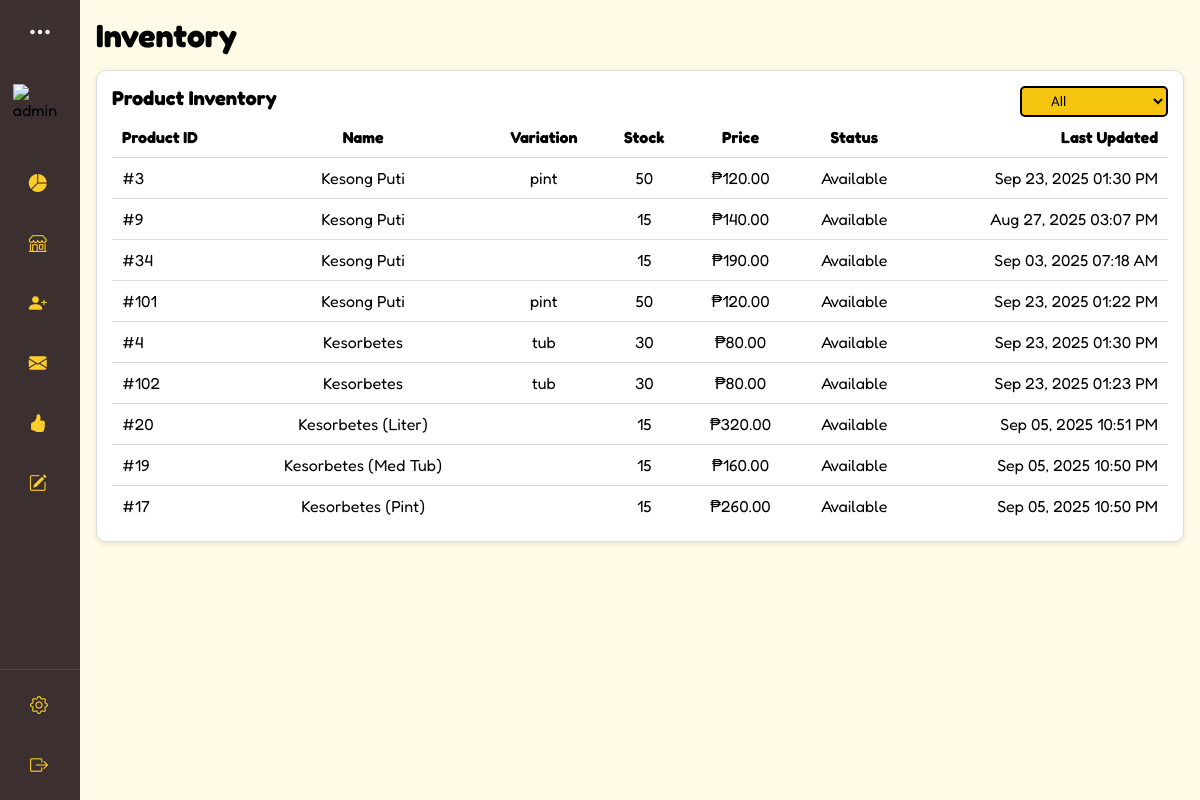
The app's page /interfaces/superadmin/inventory.php (signed in), older data.
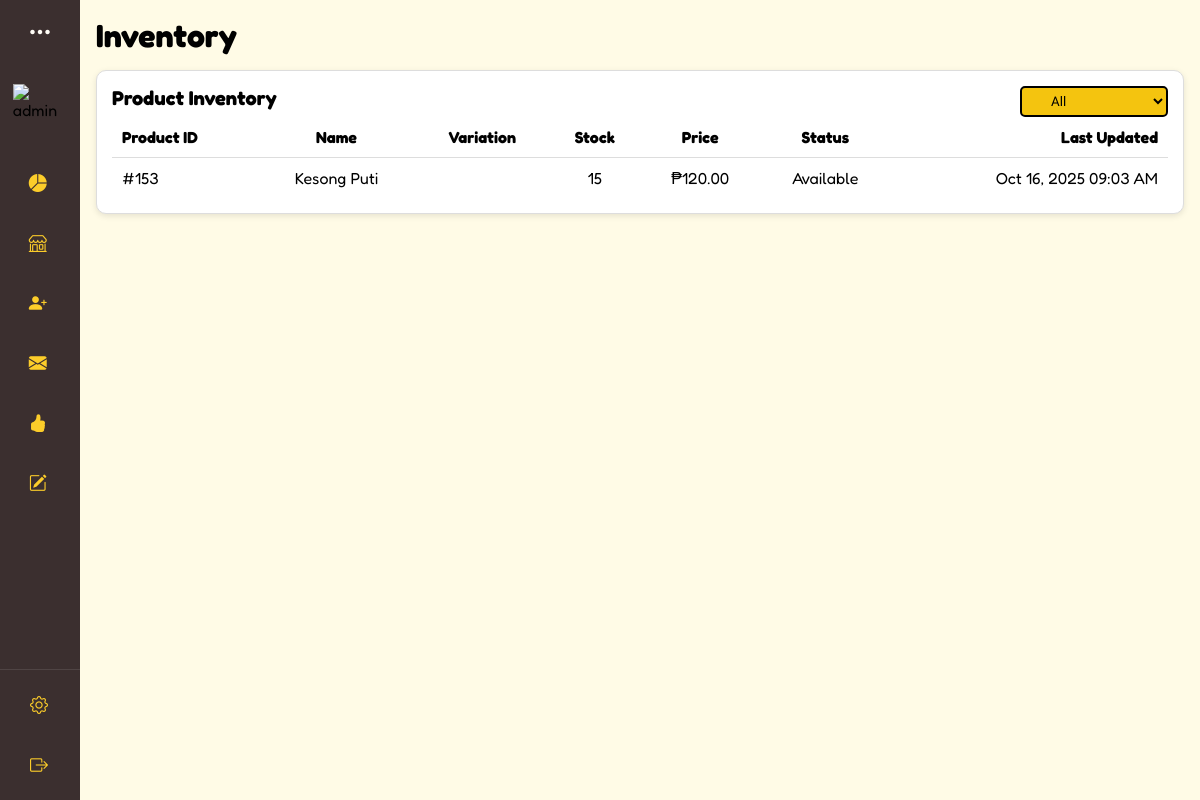
The same page, newer data.
### tables this page shows
CREATE TABLE `products` (
  `product_id` int(11) NOT NULL,
  `product_name` varchar(150) NOT NULL,
  `variation_size` varchar(50) DEFAULT NULL,
  `description` text DEFAULT NULL,
  `price` decimal(10,2) NOT NULL,
  `stock_qty` int(11) DEFAULT 0,
  `category` varchar(100) NOT NULL,
  `product_image` varchar(255) DEFAULT NULL,
  `category_id` int(11) DEFAULT NULL,
  `store_id` int(11) DEFAULT NULL,
  `owner_id` int(11) NOT NULL,
  `owner_type` enum('admin','superadmin') NOT NULL,
  `date_added` timestamp NOT NULL DEFAULT current_timestamp(),
  `updated_at` timestamp NOT NULL DEFAULT current_timestamp() ON UPDATE current_timestamp(),
  `status` enum('available','out-of-stock') DEFAULT 'available'
);

### interfaces/superadmin/inventory.php (the view, shortened to what this page needs)
<?php
require '../../connection.php';
include ('../../includes/superadmin-dashboard.php');
$superadmin_id = (int)$_SESSION['super_id'];
$status_filter = $_GET['status'] ?? 'all';
$where_clause = "WHERE owner_id = $superadmin_id";
$inventory_q = $connection->query("
    SELECT product_id, product_name, variation_size, stock_qty, price, status, date_added, updated_at
    FROM products
    $where_clause
    ORDER BY product_name ASC
");
$inventory = [];
while ($row = $inventory_q->fetch_assoc()) {
    $inventory[] = $row;
}
?>
<!DOCTYPE html>
<html lang="en">
<head>
    <link
      rel="stylesheet"
      href="https://cdn.jsdelivr.net/npm/bootstrap-icons/font/bootstrap-icons.css"
    />
    <link rel="stylesheet" href="../../css/admin.css"/>
</head>
<body>
 <div class="main-content">
  <div class="box" id="inventory-content">
    <h1>Inventory</h1>
  </div>
  <div class="table-card">
    <div class="card-header">
      <h2>Product Inventory</h2>
      <form method="GET" class="filter-form">
        <select name="status" id="status" class="table-inventory" onchange="this.form.submit()">
          <option value="all" <?= $status_filter==='all' ? 'selected' : '' ?>>All</option>
        </select>
      </form>
    </div>
    <table class="table-order-status">
      <thead>
        <tr>
          <th>Product ID</th>
          <th>Name</th>
          <th>Variation</th>
          <th>Stock</th>
          <th>Price</th>
          <th>Status</th>
          <th>Last Updated</th>
        </tr>
      </thead>
      <tbody>
        <?php if (!empty($inventory)): ?>
          <?php foreach ($inventory as $item): ?>
            <tr>
              <td>#<?= $item['product_id']; ?></td>
              <td><?= htmlspecialchars($item['product_name']); ?></td>
              <td><?= htmlspecialchars($item['variation_size']); ?></td>
              <td><?= $item['stock_qty']; ?></td>
              <td>₱<?= number_format($item['price'], 2); ?></td>
              <td><?= ucfirst($item['status']); ?></td>
              <td><?= date("M d, Y h:i A", strtotime($item['updated_at'])); ?></td>
            </tr>
          <?php endforeach; ?>
        <?php else: ?>
          <tr>
            <td colspan="7" style="text-align:center;">No products in inventory</td>
          </tr>
        <?php endif; ?>
      </tbody>
    </table>
  </div>
</div>
</body>
</html>

### includes/superadmin-dashboard.php (shortened to what this page needs)
<!DOCTYPE html>
<html lang="en">
  <head>
    <link rel="stylesheet" href="../css/admin.css" />
  </head>
  <body>
    <div class="sidebar">
      <div class="header">
        <i class="bi bi-three-dots" id="btn"></i>
      </div>
    <div class="user">
      <img src="../../assets/logo.png" alt="admin" class="profile-img" />
      <div>
      </div>
    </div>
      <div class="sidebar-middle">
        <ul>
          <li class="nav-tab dashboard-tab">
            <a href="#" class="main-tab" id="dashboard-link">
              <i class="bi bi-pie-chart-fill"></i>
            </a>
          </li>
          <li class="nav-tab shop-tab">
            <a href="#" class="main-tab" id="shop-link">
              <i class="bi bi-shop"></i>
            </a>
          </li>
          <li>
            <a
              href="../superadmin/create-admin.php"
              class="main-tab single-tab"
              data-content="create-admin-content"
            >
              <i class="bi bi-person-plus-fill"></i>
            </a>
          </li>
          <li>
            <a
              href="../superadmin/inbox.php"
              class="main-tab single-tab"
              data-content="inbox-content"
            >
              <i class="bi bi-envelope-fill"></i>
            </a>
          </li>
          <li>
            <a
              href="../superadmin/feedbacks.php"
              class="main-tab single-tab"
              data-content="feedback-content"
            >
              <i class="bi bi-hand-thumbs-up-fill"></i>
            </a>
          </li>
          <li class="nav-tab cms-tab">
            <a href="#" class="main-tab" id="cms-link">
              <i class="bi bi-pencil-square"></i>
            </a>
          </li>
        </ul>
      </div>
      <div class="sidebar-bottom">
        <ul>
          <li>
            <a
              href="../superadmin/settings.php"
              class="main-tab single-tab"
              data-content="account-settings-content"
            >
              <i class="bi bi-gear"></i>
            </a>
          </li>
          <li>
            <a href="../../index.php" id="logout-button">
              <i class="bi bi-box-arrow-right"></i>
            </a>
          </li>
        </ul>
      </div>
    </div>
  </body>
</html>

### css/admin.css (style rules this page uses)
* { box-sizing: border-box; margin: 0; padding: 0; font-family: 'Fredoka', sans-serif; }
body { display: flex; align-items: start; justify-content: flex-start; margin: 0; padding: 0; }
.profile-img { width: 54px; }
.sidebar { position: sticky; top: 0; left: 0; min-height: 100vh; width: 80px; background-color: var(--bg-cocoa); padding: 0.4rem 0.8rem; transition: all 0.5s ease; }
.sidebar #btn { position: absolute; color: var(--white); top: 1.1rem; left: 50%; font-size: 1.5rem; transform: translateX(-50%); cursor: pointer; }
.user { display: flex; align-items: center; margin: 1rem 0; }
.sidebar ul li { position: relative; list-style: none; width: 100%; margin: 10px auto; line-height: 50px; font-size: 18px; }
.sidebar ul li a { color: var(--yellow); text-decoration: none; display: flex; align-items: center; border-radius: 20px; transition: all 0.3s ease; white-space: nowrap; overflow: hidden; }
.sidebar ul li a i { min-width: 50px; text-align: center; height: 50px; line-height: 50px; font-size: 18px; }
.nav-tab { display: flex; flex-direction: column; overflow: hidden; transition: all 0.3s ease; }
.sidebar-middle { overflow-y: auto; max-height: 70vh; transition: max-height 0.3s ease; }
.sidebar:not(.active) .sidebar-middle { overflow: hidden; }
.sidebar-bottom { position: absolute; background-color: var(--bg-cocoa); bottom: 0; left: 0; width: 100%; border-top: 1px solid rgba(255, 255, 255, 0.1); }
.sidebar-bottom ul { list-style: none; padding: 0; margin: 0; }
.sidebar-bottom li a { display: flex; align-items: center; height: 50px; padding: 0 14px; color: white; transition: 0.3s ease; font-size: 18px; }
.main-content { position: relative; min-height: 100vh; transition: all 0.5s ease; width: calc(100% - 80px); padding: 1rem; }
.table-card { width: 100%; background: #fff; border: 1px solid #ddd; border-radius: 10px; padding: 15px; text-align: center; box-shadow: 0 2px 6px rgba(0,0,0,0.1); margin-top: 15px; overflow-x: auto; }
.card-header { display: flex; flex-direction: row; justify-content: space-between; width: 100%; flex-wrap: wrap; gap: 10px; }
.card-header h2 { margin: 0; font-size: 20px; }
.card-header .orders-select, .card-header .sales-select, .card-header .order-status-select, .card-header .table-inventory { margin: 0; display: flex; align-items: center; gap: 8px; border: 2px solid black; border-radius: 5px; background-color: #F4C40F; padding: 5px 25px; font-family: "Lilita One", sans-serif; }
.table-order-status { width: 100%; border-collapse: collapse; font-size: 16px; min-width: 700px; }
.table-order-status th, .table-order-status td { padding: 10px; border-bottom: 1px solid #ddd; }
.table-order-status th:first-child, .table-order-status td:first-child { text-align: left; }
.table-order-status th:last-child, .table-order-status td:last-child { text-align: right; }
.table-order-status th { font-weight: bold; }
.table-order-status tr:last-child td { border-bottom: none; }
* { margin: 0; padding: 0; box-sizing: border-box; }
body { background-color: var(--beige); font-family: 'Poppins', sans-serif; }

### css/colors.css (style rules this page uses)
:root { --bg-white: #FFFCF6; --bg-beige: #FFFBE6; --bg-cocoa: #3B2F2F; --bg-green: #347928; --bg-mint: #C0EBA6; --bg-yellow: #FCCD2A; --green: #347928; --black: #0D0E0E; --white: #FFFCF6; --yellow: #FCCD2A; --beige: #FFFBE6; --mint: #C0EBA6; --brown: #5E503F; --gray: #404040; --cocoa: #3B2F2F; --btn-yellow: #FCCD2A; --btn-green: #347928; --btn-red: #A7C957; }

Row changes from the older to the newer data that the page shows:
removed products: product_id "3", product_name "Kesong Puti", variation_size "pint", stock_qty "50", price "120.00", status "Available", updated_at "Sep 23, 2025 01:30 PM"
removed products: product_id "9", product_name "Kesong Puti", stock_qty "15", price "140.00", status "Available", updated_at "Aug 27, 2025 03:07 PM"
removed products: product_id "34", product_name "Kesong Puti", stock_qty "15", price "190.00", status "Available", updated_at "Sep 03, 2025 07:18 AM"
removed products: product_id "101", product_name "Kesong Puti", variation_size "pint", stock_qty "50", price "120.00", status "Available", updated_at "Sep 23, 2025 01:22 PM"
removed products: product_id "4", product_name "Kesorbetes", variation_size "tub", stock_qty "30", price "80.00", status "Available", updated_at "Sep 23, 2025 01:30 PM"
removed products: product_id "102", product_name "Kesorbetes", variation_size "tub", stock_qty "30", price "80.00", status "Available", updated_at "Sep 23, 2025 01:23 PM"
removed products: product_id "20", product_name "Kesorbetes (Liter)", stock_qty "15", price "320.00", status "Available", updated_at "Sep 05, 2025 10:51 PM"
removed products: product_id "19", product_name "Kesorbetes (Med Tub)", stock_qty "15", price "160.00", status "Available", updated_at "Sep 05, 2025 10:50 PM"
removed products: product_id "17", product_name "Kesorbetes (Pint)", stock_qty "15", price "260.00", status "Available", updated_at "Sep 05, 2025 10:50 PM"
added products: product_id "153", product_name "Kesong Puti", stock_qty "15", price "120.00", status "Available", updated_at "Oct 16, 2025 09:03 AM"
